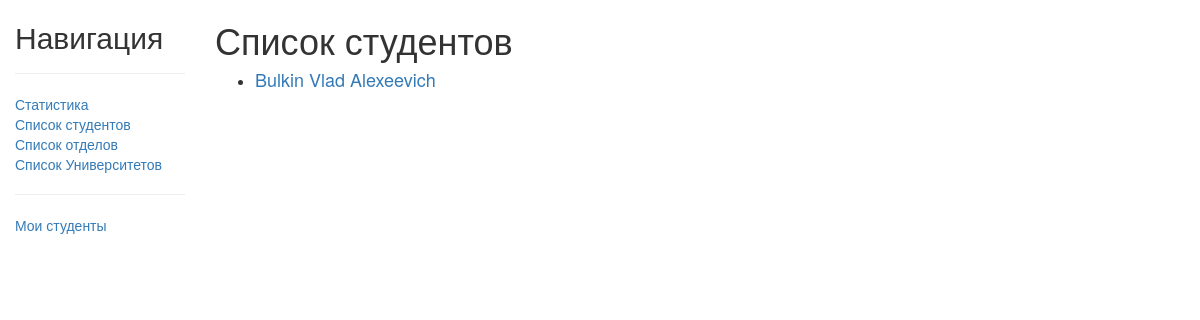
Before: /catalog/students/ with the older database file.
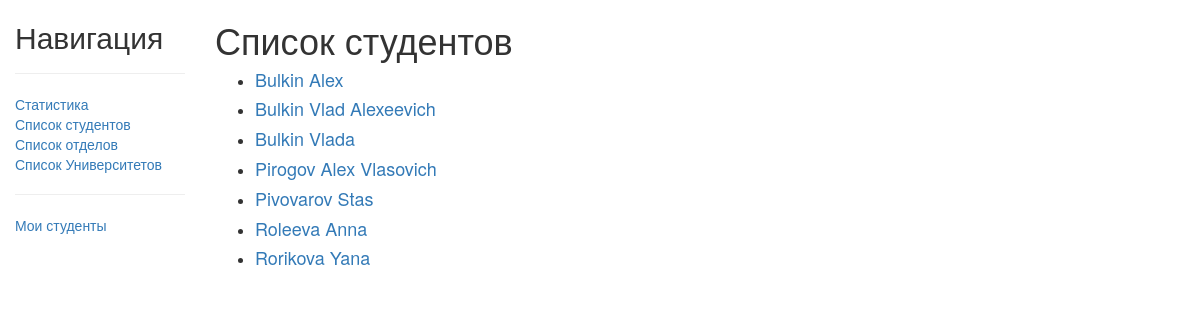
After: the same page with the newer database file.
### catalog/models.py (models this page shows, shortened)
class Student(models.Model):
    student_name = models.CharField(max_length=100, db_index=True)
    date_of_birth = models.DateField(null=True, blank=True)
    faculty = models.ForeignKey('Faculty', on_delete=models.PROTECT, null=True)
    STUDY = 'study'
    DEDUCTED = 'deducted'
    WORK = 'work'
    FIRED = 'fired'
    LOAN_STATUS = (
        (STUDY, 'Учится'),
        (DEDUCTED, 'Отчислен'),
        (WORK, 'Работает'),
        (FIRED, 'Уволен'),
    )
    status = models.CharField(max_length=50, choices=LOAN_STATUS, blank=True, default='s', help_text='статус ученика')
    summary = models.CharField(max_length=1000, db_index=True)
    mentor_id = models.ForeignKey('Profile', on_delete=models.PROTECT, null=True)
    department_id = models.ForeignKey('Department', on_delete=models.PROTECT, null=True)
    begin_of_study = models.DateField(null=True, blank=True)
    class Meta:
        ordering = ['student_name']
    def get_absolute_url(self):
        return reverse('student-detail', args=[str(self.id)])

### catalog/views.py (the view)
class StudentListView(generic.ListView):
    model = Student
    context_object_name = 'student_list'
    template_name = 'catalog/student_list.html'

### catalog/templates/catalog/student_list.html
{% extends "base_generic.html" %}
{% block content %}
    <h1>Список студентов</h1>
    {% if student_list  %}
        <div class = "student_list">
            {%for student in  student_list  %}
                 <ul>
                     <li><h4><a href="{{ student.get_absolute_url }}">{{student.student_name}}</a></h4></li>
                 </ul>
            {% endfor %}
        </div>
    {%else%}
        <h2>Студентов почему то нет :(</h2>
    {%endif%}
{% endblock %}

### catalog/templates/base_generic.html (shortened to what this page needs)
<!DOCTYPE html>
<html lang="en">
<head>
  <link rel="stylesheet" href="https://maxcdn.bootstrapcdn.com/bootstrap/3.3.7/css/bootstrap.min.css">
  {% load static %}
  <link rel="stylesheet" href="{% static 'css/styles.css' %}">
</head>
<body>
  <div class="container-fluid">
    <div class="row">
      <div class="col-sm-2">
      {% block sidebar %}
          <h2>Навигация</h2><hr>
      <ul class="sidebar-nav">
          <li><a href="{% url 'index' %}">Статистика</a></li>
          <li><a href="{% url 'student' %}">Список студентов</a></li>
          <li><a href="{% url 'department' %}">Список отделов</a></li>
          <li><a href="{% url 'university' %}">Список Университетов</a></li>
          <hr>
          <li><a href="{% url 'index' %}">Мои студенты</a></li>
      </ul>
     {% endblock %}
      </div>
      <div class="col-sm-10 ">
      {% block content %}   {% endblock %}
      </div>
    </div>
  </div>
</body>
</html>

### catalog/static/css/styles.css (style rules this page uses)
.sidebar-nav { margin-top: 20px; padding: 0; list-style: none; }

Changed rows visible on the page:
added Student: student_name "Bulkin Alex"
added Student: student_name "Bulkin Vlada"
added Student: student_name "Pirogov Alex Vlasovich"
added Student: student_name "Pivovarov Stas"
added Student: student_name "Roleeva Anna"
added Student: student_name "Rorikova Yana"
